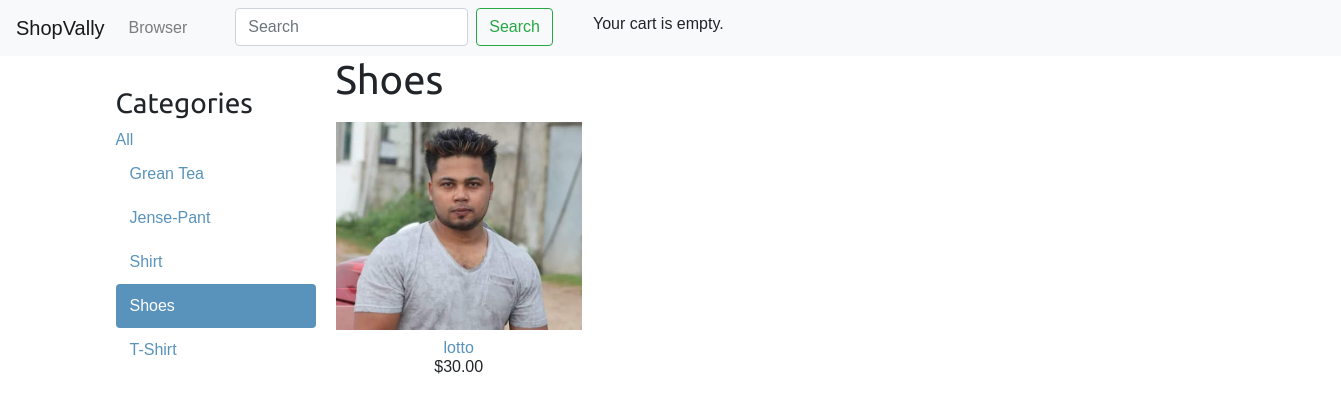
/shoes/, run on the app's committed database.
### shop/models.py (models this page shows, shortened)
class Category(models.Model):
    name = models.CharField(max_length=200,
                            db_index=True)
    slug = models.SlugField(max_length=200,
                            unique=True)
    class Meta:
        ordering = ('name',)
        verbose_name = 'category'
        verbose_name_plural = 'categories'
    def get_absolute_url(self):
            return reverse('shop:product_list_by_category',
                           args=[self.slug])

class Product(models.Model):
    category = models.ForeignKey(Category,
                                 related_name='products',
                                 on_delete=models.CASCADE)
    name = models.CharField(max_length=200, db_index=True)
    slug = models.SlugField(max_length=200, db_index=True)
    image = models.ImageField(upload_to='products/%Y/%m/%d',
                              blank=True)
    description = models.TextField(blank=True)
    price = models.DecimalField(max_digits=10, decimal_places=2)
    available = models.BooleanField(default=True)
    created = models.DateTimeField(auto_now_add=True)
    updated = models.DateTimeField(auto_now=True)
    class Meta:
        ordering = ('name',)
        index_together = (('id', 'slug'),)
    def get_absolute_url(self):
            return reverse('shop:product_detail',
                           args=[self.id, self.slug])

### shop/views.py (the view)
# urls.py: path('',views.product_list, name = 'product_list'),
def product_list(request, category_slug=None):
    category = None
    categories = Category.objects.all()
    products = Product.objects.filter(available=True)
    if category_slug:
        category = get_object_or_404(Category,slug=category_slug)
        products = products.filter(category=category)
    context = {
        'category' :category,
        'categories' : categories,
        'products':products
    }
    return render(request, 'shop/product/list.html',context)

### cart/cart.py (called while the page is built)
    def __len__(self):
        return sum(item['quantity'] for item in self.cart.values())

### cart/context_processors.py (called while the page is built)
def cart(request):
    return {'cart': Cart(request)}

### templates/shop/product/list.html (shortened to what this page needs)
{%extends "shop/base.html"%}
{% load static %}
{% block content %}
<div id="sidebar">
    <h3>Categories</h3>
    <ul class=""
      <li {% if not category %}class="selected"{% endif %}>
        <a href="{% url "shop:product_list" %}">All</a>
      {% for c in categories %}
        <li {% if category.slug == c.slug %}class="selected"{% endif %}>
          <a href="{{ c.get_absolute_url }}">{{ c.name }}</a>
        </li>
      {% endfor %}
    </ul>
  </div>
  <div id="main" class="product-list">
    <h1>{% if category %}{{ category.name }}{% else %}Products{% endif %}</h1>
    {% for product in products %}
      <div class="item">
        <a href="{{ product.get_absolute_url }}">
          <img src="{% if product.image %}{{ product.image.url }}{% else %}{% static "img/no_image.png" %}{% endif %}">
        </a>
        <a href="{{ product.get_absolute_url }}">{{ product.name }}</a><br>
        ${{ product.price }}
      </div>
    {% endfor %}
  </div>
{% endblock %}

### static/css/base.css (style rules this page uses)
#sidebar { width: 220px; padding: 30px 20px 0 0; float: left; }
#sidebar ul { margin: 0; padding: 0; }
#sidebar ul li { margin: 0; list-style: none; padding: 10px 14px; }
#sidebar ul li a { display: block; }
#sidebar ul li.selected { background: #5993bb; border-radius: 4px; }
#sidebar ul li.selected a { color: #fff; }
.product-list .item { width: 25%; padding: 10px 20px 10px 0; float: left; text-align: center; line-height: 1.2; }
.product-list .item img { width: 100%; margin-bottom: 8px; }
#main { float: left; width: 96%; margin-right: -220px; overflow: hidden; }
body { margin: 0; padding: 0; font-family: helvetica, sans-serif; }
h1, h2, h3, h4, h5, h6 { font-family: 'Ubuntu', sans-serif; font-weight: normal; }
a { text-decoration: none; color: #5993bb; }

### data on the page
Category: name "Grean Tea"
Category: name "Jense-Pant"
Category: name "Shirt"
Category: name "Shoes"
Category: name "T-Shirt"
Product: image (picture), name "lotto", price "30.00"
